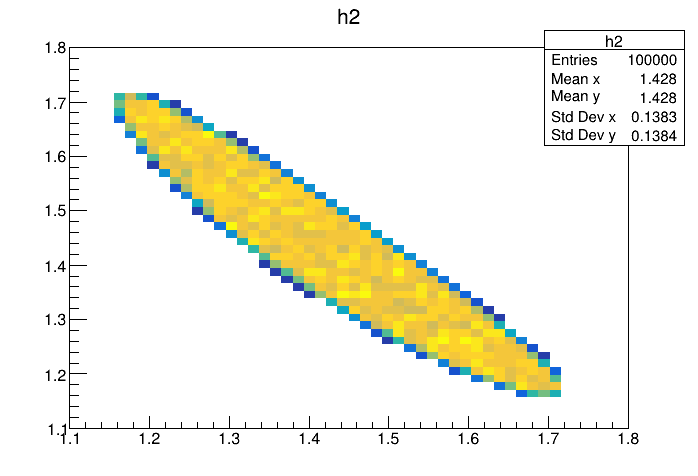

Write the Python code that produced this figure.
# \file
# \ingroup tutorial_physics
# \notebook -js
# Example of use of TGenPhaseSpace
#
# \macro_image
# \macro_code
#
# \author Valerio Filippini
# \translator P. P.

import ROOT
import ctypes

TH2F = ROOT.TH2F
TCanvas = ROOT.TCanvas

TLorentzVector = ROOT.TLorentzVector
TGenPhaseSpace = ROOT.TGenPhaseSpace

c_double = ctypes.c_double

def PhaseSpace():
   
   target = TLorentzVector(0.0, 0.0, 0.0, 0.938)
   beam = TLorentzVector(0.0, 0.0, .65, .65)
   W = beam + target
   
   #(Momentum, Energy units are Gev/C, GeV)
   masses = [ 0.938, 0.139, 0.139 ]
   c_masses = (c_double * 3)(*masses)
   
   event = TGenPhaseSpace()
   event.SetDecay(W, 3, c_masses)
   
   h2 =  TH2F("h2","h2", 50,1.1,1.8, 50,1.1,1.8)
   
   #TODO: Get better conventiion for names variables for pPPip, pPim, ...
   for n in range(100000):
      weight = event.Generate()
      
      pProton = event.GetDecay(0)
      
      pPip = event.GetDecay(1)
      pPim = event.GetDecay(2)
      
      pPPip = pProton + pPip
      pPPim = pProton + pPim
      
      h2.Fill(pPPip.M2() ,pPPim.M2() ,weight)
      
   myc = TCanvas("myc", "myc")
   h2.Draw()
   myc.Update()
   myc.SaveAs("PhaseSpace.png")
   
if __name__ == "__main__":
   PhaseSpace()
